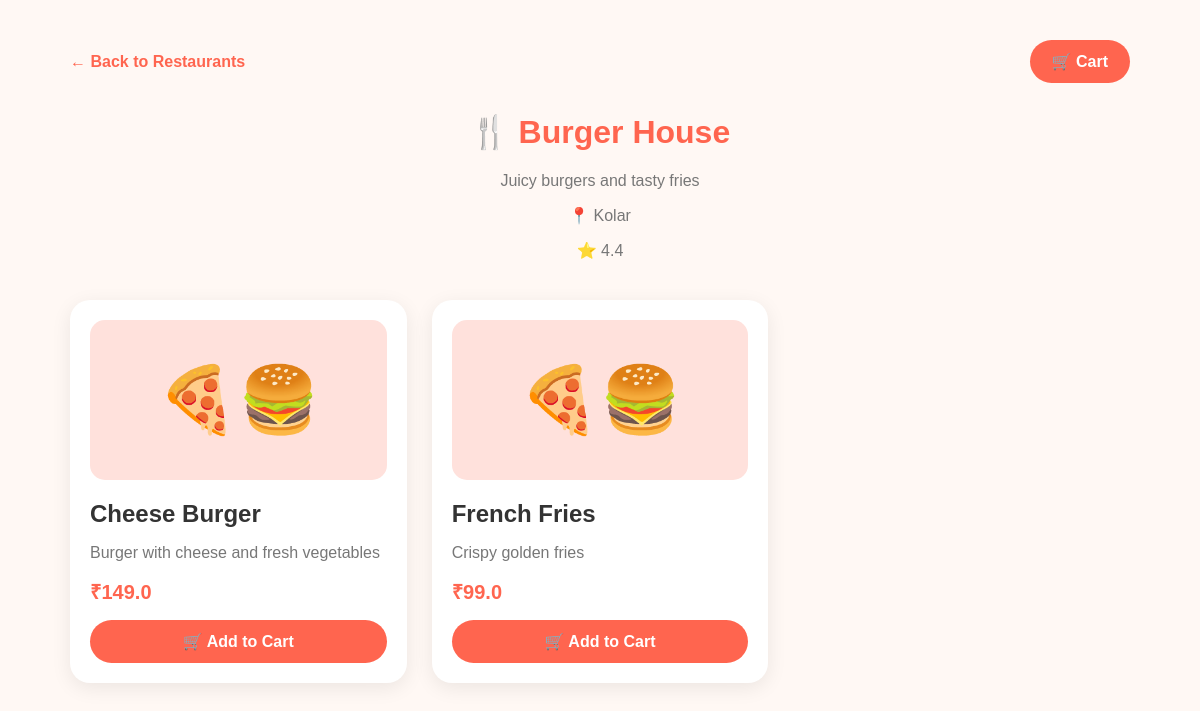
The page /restaurant/3 on the database its author committed.
### app/models.py (models this page shows)
class Restaurant(db.Model):
    id = db.Column(db.Integer, primary_key=True)
    name = db.Column(db.String(150), nullable=False)
    description = db.Column(db.String(300))
    location = db.Column(db.String(200))
    image = db.Column(db.String(300))
    rating = db.Column(db.Float, default=4.5)
    menu_items = db.relationship(
        "MenuItem",
        backref="restaurant",
        lazy=True,
        cascade="all, delete-orphan"
    )

class MenuItem(db.Model):
    id = db.Column(db.Integer, primary_key=True)
    name = db.Column(db.String(150), nullable=False)
    description = db.Column(db.String(300))
    price = db.Column(db.Float, nullable=False)
    image = db.Column(db.String(300))
    restaurant_id = db.Column(
        db.Integer,
        db.ForeignKey("restaurant.id"),
        nullable=False
    )

### app/routes.py (the view)
@main.route("/restaurant/<int:restaurant_id>")
def restaurant_menu(restaurant_id):
    restaurant = Restaurant.query.get_or_404(
        restaurant_id
    )
    return render_template(
        "menu.html",
        restaurant=restaurant
    )

### app/templates/menu.html (shortened to what this page needs)
<!DOCTYPE html>
<html lang="en">
<head>
</head>
<body>
<div class="container">
    <div class="top-bar">
        <a href="/restaurants"
           class="back">
            ← Back to Restaurants
        </a>
        <a href="/cart"
           class="cart-button">
            🛒 Cart
        </a>
    </div>
    <h1>
        🍴 {{ restaurant.name }}
    </h1>
    <div class="restaurant-info">
        <p>
            {{ restaurant.description }}
        </p>
        <p>
            📍 {{ restaurant.location }}
        </p>
        <p>
            ⭐ {{ restaurant.rating }}
        </p>
    </div>
    <div class="menu-grid">
        {% for item in restaurant.menu_items %}
        <div class="food-card">
            <div class="food-image">
                🍕🍔
            </div>
            <h2>
                {{ item.name }}
            </h2>
            <p>
                {{ item.description }}
            </p>
            <div class="price">
                ₹{{ item.price }}
            </div>
            <a href="{{ url_for('main.add_to_cart', item_id=item.id) }}"
               class="add-button">
                🛒 Add to Cart
            </a>
        </div>
        {% endfor %}
    </div>
</div>
</body>
</html>

### app/templates/menu.html (style rules this page uses)
* { box-sizing: border-box; }
body { margin: 0; font-family: Arial, sans-serif; background: #fff8f4; color: #333; }
.container { max-width: 1100px; margin: auto; padding: 40px 20px; }
.top-bar { display: flex; justify-content: space-between; align-items: center; margin-bottom: 30px; }
.back { text-decoration: none; color: #ff654f; font-weight: bold; }
.cart-button { text-decoration: none; background: #ff654f; color: white; padding: 12px 22px; border-radius: 25px; font-weight: bold; }
h1 { text-align: center; color: #ff654f; margin-top: 25px; }
.restaurant-info { text-align: center; color: #777; margin-bottom: 40px; }
.menu-grid { display: grid; grid-template-columns: repeat(3, 1fr); gap: 25px; }
.food-card { background: white; padding: 20px; border-radius: 20px; box-shadow: 0 5px 20px rgba(0,0,0,0.08); }
.food-image { height: 160px; border-radius: 15px; background: #ffe1dc; display: flex; align-items: center; justify-content: center; font-size: 65px; }
.food-card h2 { margin-bottom: 8px; }
.food-card p { color: #777; }
.price { color: #ff654f; font-size: 20px; font-weight: bold; margin: 15px 0; }
.add-button { display: block; text-align: center; background: #ff654f; color: white; text-decoration: none; padding: 12px; border-radius: 25px; font-weight: bold; }

### rows shown on the page
Restaurant: name "Burger House", description "Juicy burgers and tasty fries", location "Kolar", rating "4.4"
MenuItem: name "Cheese Burger", description "Burger with cheese and fresh vegetables", price "149.0"
MenuItem: name "French Fries", description "Crispy golden fries", price "99.0"
